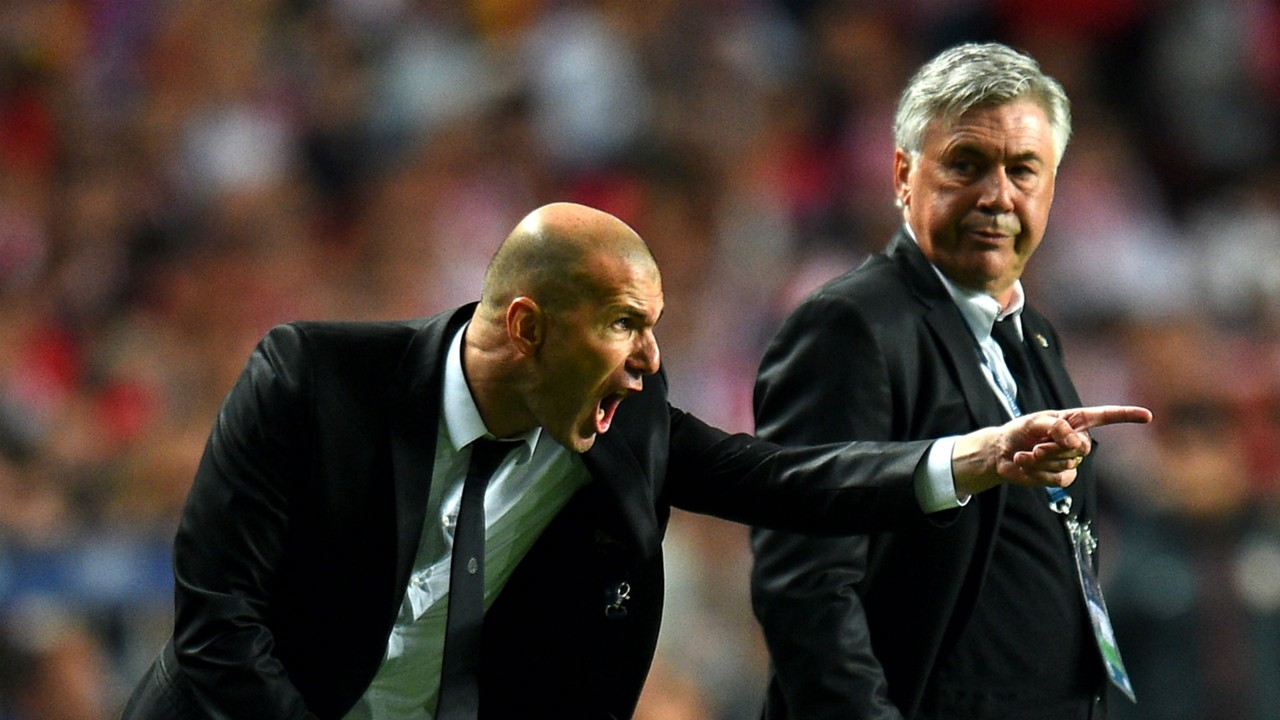
#> input picture backend/model/yolov5/data/images/zidane.jpg, 1280 x 720 px; its folder holds only this picture in this run
$ python image_preprocessing.py
#> lines starting #> are read from the running program, lines starting #| are printed output that depends on the picture
import cv2
import os
from glob import glob

def preprocess_images(input_dir, output_dir, gamma=0.7, clip_limit=2.2, tile_grid_size=(8,8)):
#> called with input_dir = 'datasets/train/images', output_dir = 'datasets/train/images_preprocessed', gamma = 0.7, clip_limit = 2.2, tile_grid_size = (8, 8)
    os.makedirs(output_dir, exist_ok=True)
    for img_path in glob(os.path.join(input_dir, '*.jpg')):
        img = cv2.imread(img_path)
#> img is the input picture: shape (720, 1280, 3); mean B, G, R 51.5, 58.3, 69.4
        if img is None:
            continue  # Skip unreadable files

        # Convert to LAB color space for better contrast enhancement
        lab = cv2.cvtColor(img, cv2.COLOR_BGR2LAB)
#> lab: shape (720, 1280, 3); mean of channels 0, 1, 2 64.4, 132, 134.1
        l, a, b = cv2.split(lab)
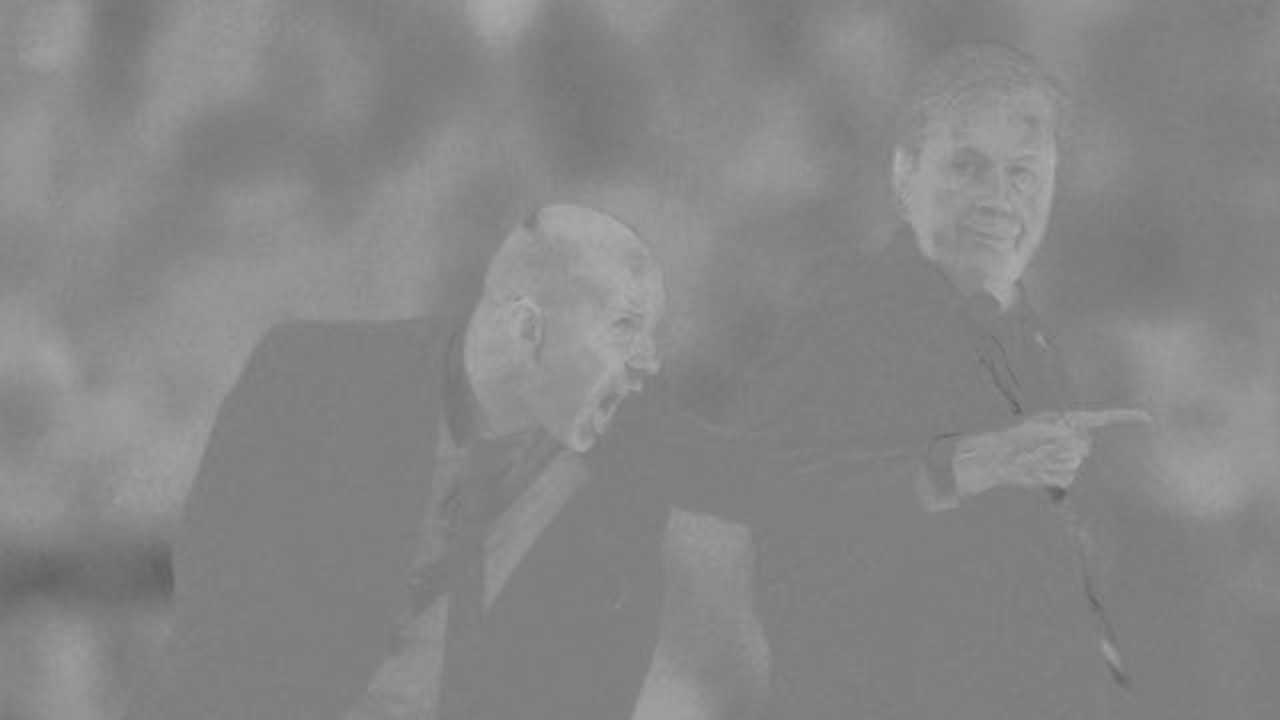
#> b: shape (720, 1280); min 96, max 174, mean 134.1
        # Apply CLAHE to L-channel
        clahe = cv2.createCLAHE(clipLimit=clip_limit, tileGridSize=tile_grid_size)
        cl = clahe.apply(l)
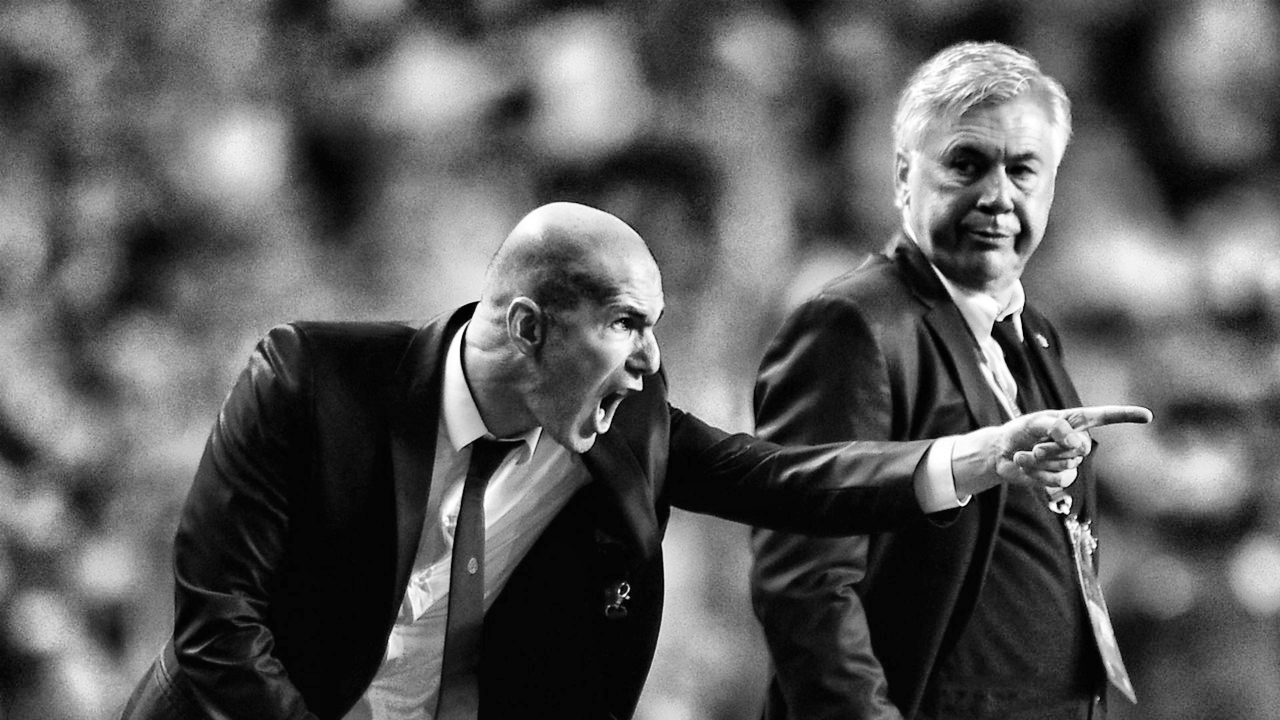
#> cl: shape (720, 1280); min 0, max 255, mean 90.9
        merged = cv2.merge((cl, a, b))
#> merged: shape (720, 1280, 3); mean of channels 0, 1, 2 90.9, 132, 134.1
        img_clahe = cv2.cvtColor(merged, cv2.COLOR_LAB2BGR)
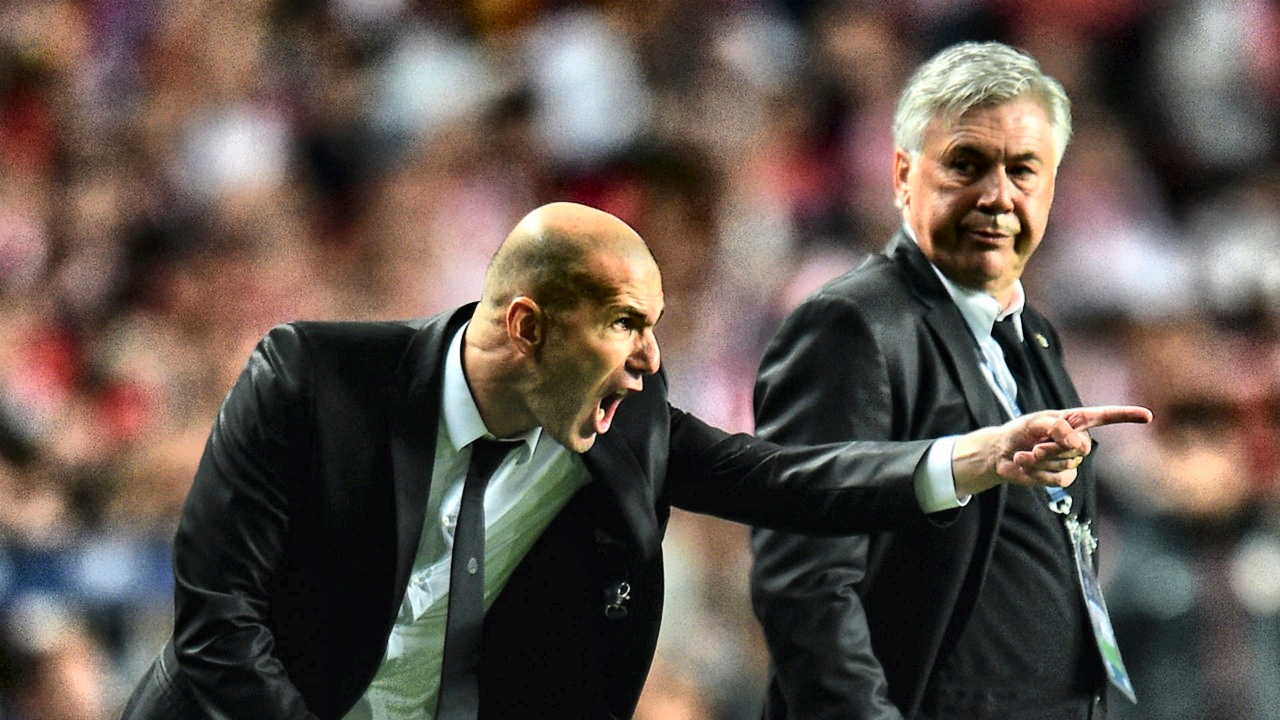
#> img_clahe: shape (720, 1280, 3); mean B, G, R 76.9, 84.2, 96

        # Apply gamma correction to control exposure
        img_float = img_clahe / 255.0
        img_gamma = cv2.pow(img_float, gamma)
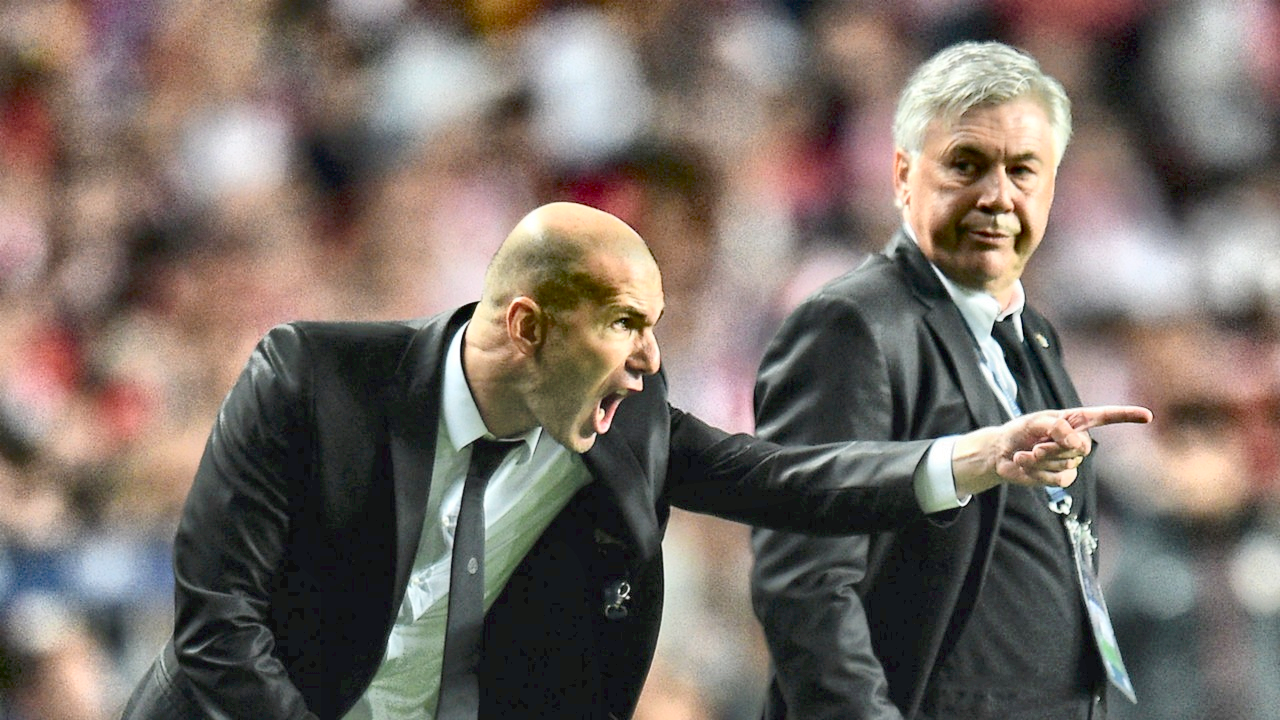
#> img_gamma: shape (720, 1280, 3) float64; mean B, G, R 0.404, 0.432, 0.472
        img_gamma = (img_gamma * 255).astype('uint8')

        # Save preprocessed image
        cv2.imwrite(os.path.join(output_dir, os.path.basename(img_path)), img_gamma)

# Define your sets
sets = ['train', 'valid', 'test']
base_dir = 'datasets'

for s in sets:
    input_dir = os.path.join(base_dir, s, 'images')
    output_dir = os.path.join(base_dir, s, 'images_preprocessed')
    preprocess_images(input_dir, output_dir)
